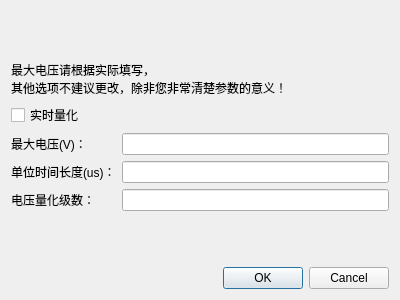
<?xml version="1.0" encoding="UTF-8"?>
<ui version="4.0">
 <class>DialogParameter</class>
 <widget class="QDialog" name="DialogParameter">
  <property name="geometry">
   <rect>
    <x>0</x>
    <y>0</y>
    <width>400</width>
    <height>300</height>
   </rect>
  </property>
  <property name="windowTitle">
   <string>参数设置</string>
  </property>
  <layout class="QGridLayout" name="gridLayout">
   <item row="2" column="0" colspan="2">
    <widget class="QCheckBox" name="checkBoxRealTimeQuanti">
     <property name="text">
      <string>实时量化</string>
     </property>
    </widget>
   </item>
   <item row="7" column="0" colspan="2">
    <spacer name="verticalSpacer">
     <property name="orientation">
      <enum>Qt::Vertical</enum>
     </property>
     <property name="sizeHint" stdset="0">
      <size>
       <width>20</width>
       <height>40</height>
      </size>
     </property>
    </spacer>
   </item>
   <item row="5" column="1">
    <widget class="QLineEdit" name="lineEditUnitTime"/>
   </item>
   <item row="6" column="1">
    <widget class="QLineEdit" name="lineEditVolQuantiLevel"/>
   </item>
   <item row="0" column="0" colspan="2">
    <spacer name="verticalSpacer_2">
     <property name="orientation">
      <enum>Qt::Vertical</enum>
     </property>
     <property name="sizeHint" stdset="0">
      <size>
       <width>20</width>
       <height>40</height>
      </size>
     </property>
    </spacer>
   </item>
   <item row="8" column="1">
    <widget class="QDialogButtonBox" name="buttonBox">
     <property name="orientation">
      <enum>Qt::Horizontal</enum>
     </property>
     <property name="standardButtons">
      <set>QDialogButtonBox::Cancel|QDialogButtonBox::Ok</set>
     </property>
    </widget>
   </item>
   <item row="3" column="1">
    <widget class="QLineEdit" name="lineEditMaxVol"/>
   </item>
   <item row="5" column="0">
    <widget class="QLabel" name="labelUnitTime">
     <property name="text">
      <string>单位时间长度(us)：</string>
     </property>
    </widget>
   </item>
   <item row="6" column="0">
    <widget class="QLabel" name="labelVolQuantiLevel">
     <property name="text">
      <string>电压量化级数：</string>
     </property>
    </widget>
   </item>
   <item row="3" column="0">
    <widget class="QLabel" name="labelMaxVol">
     <property name="text">
      <string>最大电压(V)：</string>
     </property>
    </widget>
   </item>
   <item row="1" column="0" colspan="2">
    <widget class="QLabel" name="labelWarn">
     <property name="text">
      <string>最大电压请根据实际填写，
其他选项不建议更改，除非您非常清楚参数的意义！</string>
     </property>
    </widget>
   </item>
  </layout>
 </widget>
 <resources/>
 <connections>
  <connection>
   <sender>buttonBox</sender>
   <signal>accepted()</signal>
   <receiver>DialogParameter</receiver>
   <slot>accept()</slot>
   <hints>
    <hint type="sourcelabel">
     <x>248</x>
     <y>254</y>
    </hint>
    <hint type="destinationlabel">
     <x>157</x>
     <y>274</y>
    </hint>
   </hints>
  </connection>
  <connection>
   <sender>buttonBox</sender>
   <signal>rejected()</signal>
   <receiver>DialogParameter</receiver>
   <slot>reject()</slot>
   <hints>
    <hint type="sourcelabel">
     <x>316</x>
     <y>260</y>
    </hint>
    <hint type="destinationlabel">
     <x>286</x>
     <y>274</y>
    </hint>
   </hints>
  </connection>
 </connections>
</ui>
